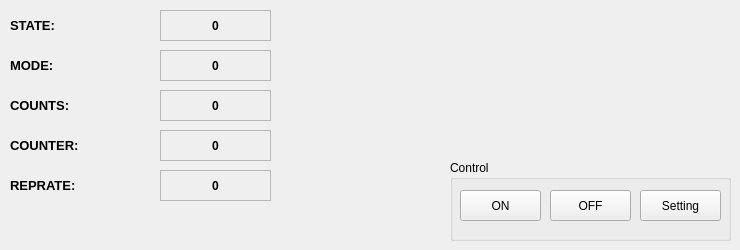
   <widget class="QWidget" name="TRIGGER_TAB">
    <attribute name="title">
     <string>TRIGGER</string>
    </attribute>
    <widget class="QLabel" name="label_5">
     <property name="geometry">
      <rect>
       <x>10</x>
       <y>10</y>
       <width>101</width>
       <height>31</height>
      </rect>
     </property>
     <property name="font">
      <font>
       <pointsize>10</pointsize>
       <weight>75</weight>
       <bold>true</bold>
      </font>
     </property>
     <property name="text">
      <string>STATE:</string>
     </property>
     <property name="alignment">
      <set>Qt::AlignLeading|Qt::AlignLeft|Qt::AlignVCenter</set>
     </property>
    </widget>
    <widget class="QLabel" name="label_9">
     <property name="geometry">
      <rect>
       <x>10</x>
       <y>170</y>
       <width>141</width>
       <height>31</height>
      </rect>
     </property>
     <property name="font">
      <font>
       <pointsize>10</pointsize>
       <weight>75</weight>
       <bold>true</bold>
      </font>
     </property>
     <property name="text">
      <string>REPRATE:</string>
     </property>
     <property name="alignment">
      <set>Qt::AlignLeading|Qt::AlignLeft|Qt::AlignVCenter</set>
     </property>
    </widget>
    <widget class="QLabel" name="label_7">
     <property name="geometry">
      <rect>
       <x>10</x>
       <y>90</y>
       <width>141</width>
       <height>31</height>
      </rect>
     </property>
     <property name="font">
      <font>
       <pointsize>10</pointsize>
       <weight>75</weight>
       <bold>true</bold>
      </font>
     </property>
     <property name="text">
      <string>COUNTS:</string>
     </property>
     <property name="alignment">
      <set>Qt::AlignLeading|Qt::AlignLeft|Qt::AlignVCenter</set>
     </property>
    </widget>
    <widget class="QLabel" name="label_8">
     <property name="geometry">
      <rect>
       <x>10</x>
       <y>130</y>
       <width>141</width>
       <height>31</height>
      </rect>
     </property>
     <property name="font">
      <font>
       <pointsize>10</pointsize>
       <weight>75</weight>
       <bold>true</bold>
      </font>
     </property>
     <property name="text">
      <string>COUNTER:</string>
     </property>
     <property name="alignment">
      <set>Qt::AlignLeading|Qt::AlignLeft|Qt::AlignVCenter</set>
     </property>
    </widget>
    <widget class="QLabel" name="LASER_STATE">
     <property name="geometry">
      <rect>
       <x>160</x>
       <y>10</y>
       <width>111</width>
       <height>31</height>
      </rect>
     </property>
     <property name="font">
      <font>
       <weight>75</weight>
       <bold>true</bold>
      </font>
     </property>
     <property name="autoFillBackground">
      <bool>false</bool>
     </property>
     <property name="frameShape">
      <enum>QFrame::StyledPanel</enum>
     </property>
     <property name="text">
      <string>0</string>
     </property>
     <property name="alignment">
      <set>Qt::AlignCenter</set>
     </property>
    </widget>
    <widget class="QLabel" name="LASER_COUNTER">
     <property name="geometry">
      <rect>
       <x>160</x>
       <y>130</y>
       <width>111</width>
       <height>31</height>
      </rect>
     </property>
     <property name="font">
      <font>
       <weight>75</weight>
       <bold>true</bold>
      </font>
     </property>
     <property name="autoFillBackground">
      <bool>false</bool>
     </property>
     <property name="frameShape">
      <enum>QFrame::StyledPanel</enum>
     </property>
     <property name="text">
      <string>0</string>
     </property>
     <property name="alignment">
      <set>Qt::AlignCenter</set>
     </property>
    </widget>
    <widget class="QLabel" name="LASER_REPRATE">
     <property name="geometry">
      <rect>
       <x>160</x>
       <y>170</y>
       <width>111</width>
       <height>31</height>
      </rect>
     </property>
     <property name="font">
      <font>
       <weight>75</weight>
       <bold>true</bold>
      </font>
     </property>
     <property name="autoFillBackground">
      <bool>false</bool>
     </property>
     <property name="frameShape">
      <enum>QFrame::StyledPanel</enum>
     </property>
     <property name="text">
      <string>0</string>
     </property>
     <property name="alignment">
      <set>Qt::AlignCenter</set>
     </property>
    </widget>
    <widget class="QLabel" name="LASER_MODE">
     <property name="geometry">
      <rect>
       <x>160</x>
       <y>50</y>
       <width>111</width>
       <height>31</height>
      </rect>
     </property>
     <property name="font">
      <font>
       <weight>75</weight>
       <bold>true</bold>
      </font>
     </property>
     <property name="autoFillBackground">
      <bool>false</bool>
     </property>
     <property name="frameShape">
      <enum>QFrame::StyledPanel</enum>
     </property>
     <property name="text">
      <string>0</string>
     </property>
     <property name="alignment">
      <set>Qt::AlignCenter</set>
     </property>
    </widget>
    <widget class="QLabel" name="label_12">
     <property name="geometry">
      <rect>
       <x>10</x>
       <y>50</y>
       <width>111</width>
       <height>31</height>
      </rect>
     </property>
     <property name="font">
      <font>
       <pointsize>10</pointsize>
       <weight>75</weight>
       <bold>true</bold>
      </font>
     </property>
     <property name="text">
      <string>MODE:</string>
     </property>
     <property name="alignment">
      <set>Qt::AlignLeading|Qt::AlignLeft|Qt::AlignVCenter</set>
     </property>
    </widget>
    <widget class="QLabel" name="LASER_COUNTS">
     <property name="geometry">
      <rect>
       <x>160</x>
       <y>90</y>
       <width>111</width>
       <height>31</height>
      </rect>
     </property>
     <property name="font">
      <font>
       <weight>75</weight>
       <bold>true</bold>
      </font>
     </property>
     <property name="autoFillBackground">
      <bool>false</bool>
     </property>
     <property name="frameShape">
      <enum>QFrame::StyledPanel</enum>
     </property>
     <property name="text">
      <string>0</string>
     </property>
     <property name="alignment">
      <set>Qt::AlignCenter</set>
     </property>
    </widget>
    <widget class="QGroupBox" name="laser_control_box">
     <property name="geometry">
      <rect>
       <x>450</x>
       <y>160</y>
       <width>281</width>
       <height>81</height>
      </rect>
     </property>
     <property name="title">
      <string>Control</string>
     </property>
     <widget class="QPushButton" name="laser_on">
      <property name="geometry">
       <rect>
        <x>10</x>
        <y>30</y>
        <width>81</width>
        <height>31</height>
       </rect>
      </property>
      <property name="text">
       <string>ON</string>
      </property>
     </widget>
     <widget class="QPushButton" name="laser_off">
      <property name="geometry">
       <rect>
        <x>100</x>
        <y>30</y>
        <width>81</width>
        <height>31</height>
       </rect>
      </property>
      <property name="text">
       <string>OFF</string>
      </property>
     </widget>
     <widget class="QPushButton" name="laser_setting">
      <property name="geometry">
       <rect>
        <x>190</x>
        <y>30</y>
        <width>81</width>
        <height>31</height>
       </rect>
      </property>
      <property name="text">
       <string>Setting</string>
      </property>
     </widget>
    </widget>
   </widget>
